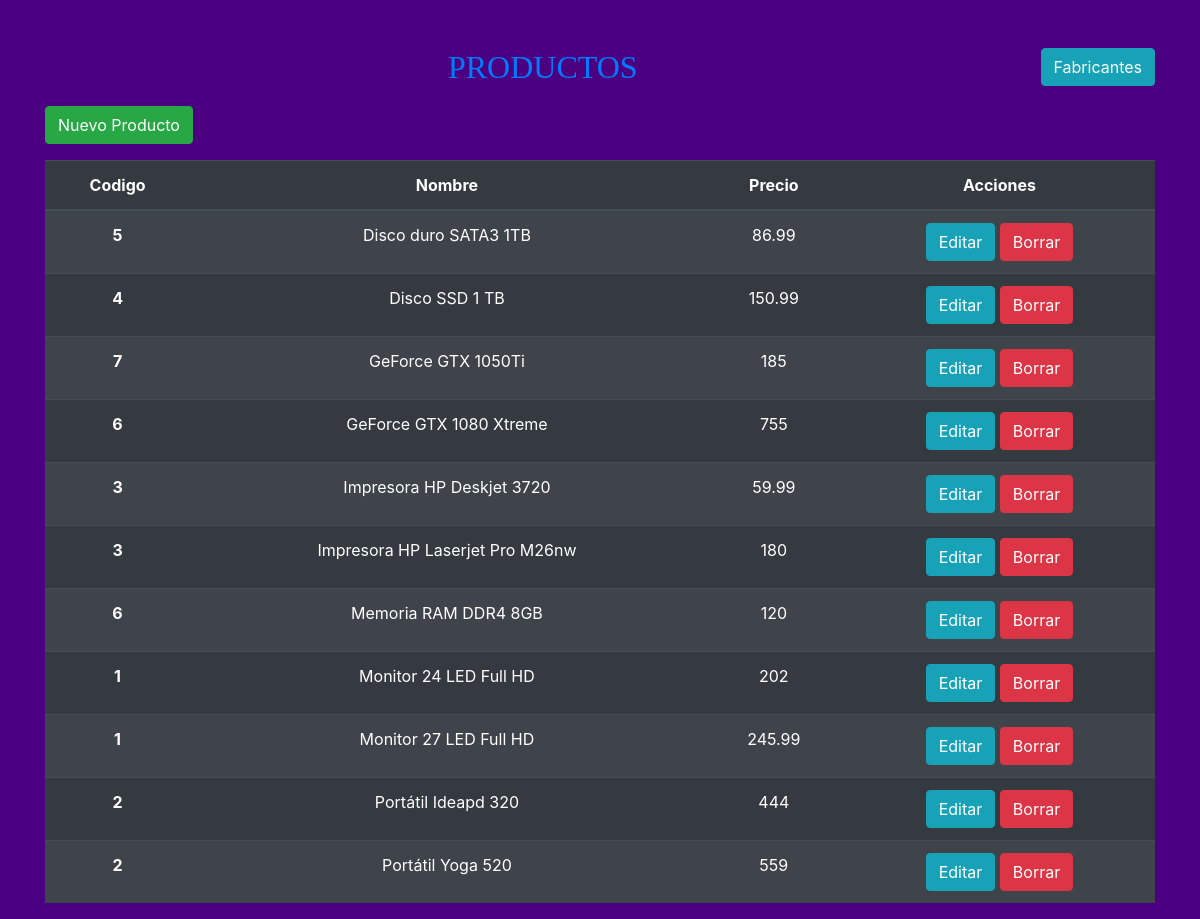
Screenshot of /Tema1/tienda/producto.php with the database file from the repository.
### tables this page shows
CREATE TABLE producto (
codigo INT UNSIGNED AUTO_INCREMENT PRIMARY KEY,
nombre VARCHAR(100) NOT NULL,
precio DOUBLE NOT NULL,
codigo_fabricante INT UNSIGNED NOT NULL,
FOREIGN KEY (codigo_fabricante) REFERENCES fabricante(codigo) ON DELETE CASCADE
);

### Tema1/tienda/class/Producto.php (called while the page is built, shortened)
<?php
    class Producto{
        private $llave;
        public function __construct(){
            $num=func_num_args();
            if ($num == 1) {
                $this->llave = func_get_arg(0);
            }
        }
        public function read(){
            $query = "select * from producto order by nombre";
            $stmt= $this->llave->prepare($query);
            try {
                $stmt->execute();
            } catch (PDOException $ex) {
                die("Error al intentar leer los productos!!! ".$ex);
            }
            $todos = $stmt->fetchAll(PDO::FETCH_OBJ);
            return $todos;
        }
    }

### Tema1/tienda/producto.php (the view, shortened to what this page needs)
<!DOCTYPE html>
<html lang="es">
<?php
    $conexion = new Conexion();
    $llave = $conexion->getConector();
    $producto = new Producto($llave);
    $todos = $producto->read();
?>
<head>
    <link rel="stylesheet" href="https://stackpath.bootstrapcdn.com/bootstrap/4.3.1/css/bootstrap.min.css"
>
</head>
<body style="background-color:indigo">
    <div class="container mt-5">
        <div class="float-right">
            <a href="fabricante.php" class="btn btn-info">Fabricantes</a>
        </div>
        <h2 class="text-center text-primary mt-3 mb-1">PRODUCTOS</h2>
        <a href="cproducto.php" class="mt-3 mb-3 btn btn-success">Nuevo Producto</a>
        <table class="table table-striped table-dark">
            <thead>
                <tr style="text-align:center; font-weight:bold;">
                    <th scope="col">Codigo</th>
                    <th scope="col">Nombre</th>
                    <th scope="col">Precio</th>
                    <th scope="col">Acciones</th>
                </tr>
            </thead>
            <tbody>
                    <?php
                        foreach ($todos as $item) {
                            echo "<tr style='text-align:center'>".PHP_EOL;
                            echo "<th scope='row'>{$item->codigo_fabricante}</th>".PHP_EOL;
                            echo "<td>{$item->nombre}</td>".PHP_EOL;
                            echo "<td>{$item->precio}</td>".PHP_EOL;
                            echo "<td>".PHP_EOL;
                            echo "<form name='a' action='bproducto.php' method='POST' style='display:inline'>".PHP_EOL;
                                echo "<a href='eproducto.php?codigo_fabricante={$item->codigo_fabricante}' class='btn btn-info'>Editar</a>".PHP_EOL;
                                echo "<input type='submit' class='btn btn-danger' value='Borrar'>".PHP_EOL;
                            echo "</form>".PHP_EOL;
                            echo "</td>".PHP_EOL;
                            echo "</tr>".PHP_EOL;
                        }
                    ?>
            </tbody>
        </table>
    </div>
</body>
</html>

### Tema1/tienda/producto.php (style rules this page uses)
h2 { font-family:'PT Serif', serif; }

### rows the page displays
producto: codigo_fabricante "5", nombre "Disco duro SATA3 1TB", precio "86.99"
producto: codigo_fabricante "4", nombre "Disco SSD 1 TB", precio "150.99"
producto: codigo_fabricante "7", nombre "GeForce GTX 1050Ti", precio "185"
producto: codigo_fabricante "6", nombre "GeForce GTX 1080 Xtreme", precio "755"
producto: codigo_fabricante "3", nombre "Impresora HP Deskjet 3720", precio "59.99"
producto: codigo_fabricante "3", nombre "Impresora HP Laserjet Pro M26nw", precio "180"
producto: codigo_fabricante "6", nombre "Memoria RAM DDR4 8GB", precio "120"
producto: codigo_fabricante "1", nombre "Monitor 24 LED Full HD", precio "202"
producto: codigo_fabricante "1", nombre "Monitor 27 LED Full HD", precio "245.99"
producto: codigo_fabricante "2", nombre "Portátil Ideapd 320", precio "444"
producto: codigo_fabricante "2", nombre "Portátil Yoga 520", precio "559"
